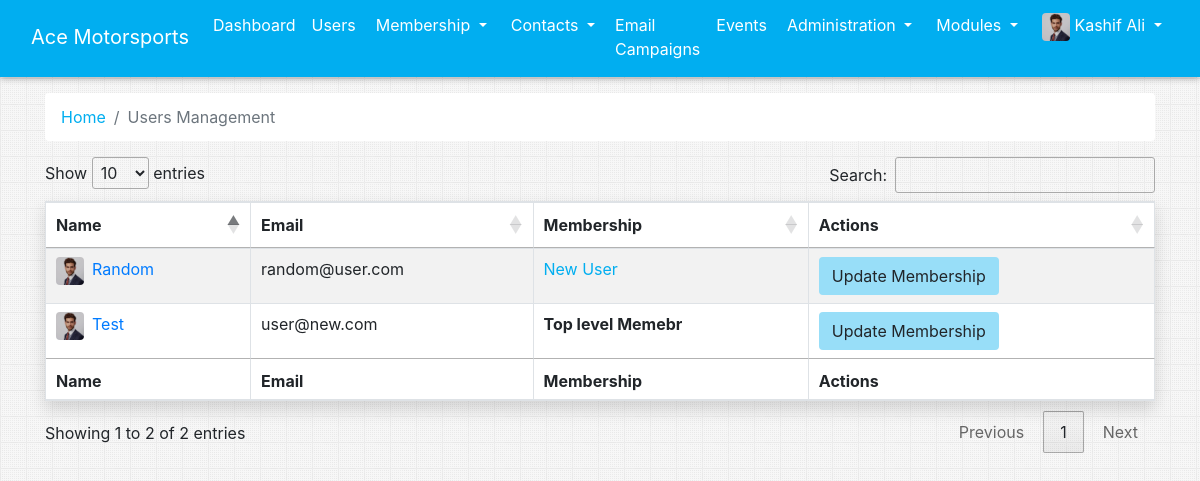
/admin_users.php (signed in), run on the app's committed database.
### tables this page shows
CREATE TABLE `users` (
  `id` int(11) NOT NULL,
  `first_name` varchar(30) NOT NULL,
  `email` varchar(50) NOT NULL,
  `password` varchar(50) NOT NULL,
  `organizationID` int(11) NOT NULL,
  `jobTitle` varchar(50) NOT NULL,
  `salutation` varchar(50) NOT NULL,
  `middle_name` varchar(50) NOT NULL,
  `last_name` varchar(50) NOT NULL,
  `dob` date NOT NULL,
  `phone` varchar(50) NOT NULL,
  `gender` varchar(50) NOT NULL,
  `language` varchar(50) NOT NULL,
  `address` varchar(500) NOT NULL,
  `is_admin` tinyint(1) NOT NULL DEFAULT 0
);

CREATE TABLE `memberships` (
  `id` int(11) NOT NULL,
  `name` varchar(20) NOT NULL
);

### admin_users.php (the view, shortened to what this page needs)
<!DOCTYPE html>
<html lang="en">
<?php
  require 'parts/head.php';
?>
  <link rel="stylesheet" type="text/css" href="https://cdn.datatables.net/1.10.24/css/dataTables.bootstrap4.min.css">
  <link rel="stylesheet" type="text/css" href="https://cdn.datatables.net/1.10.15/css/jquery.dataTables.min.css"></link>
<body>
  <?php require 'parts/nav.php'; ?>
  <div class="container">
      <nav aria-label="breadcrumb">
        <ol class="breadcrumb bg-white">
          <li class="breadcrumb-item"><a href="admin_dashboard.php" class="appColor">Home</a></li>
          <li class="breadcrumb-item active" aria-current="page">Users Management</li>
        </ol>
      </nav>
      <table id="example" class="table table-striped table-bordered bg-white shadow" style="width:100%">
        <thead>
            <tr>
                <th>Name</th>
                <th>Email</th>
                <th>Membership</th>
                <th>Actions</th>
            </tr>
        </thead>
        <tbody>
                <?php
                    require 'app/db.php';
                    $sql = "SELECT * FROM users WHERE is_admin=0";
                    $res = mysqli_query($con, $sql);
                    while($row = mysqli_fetch_array($res)){
                      $user = $row["id"];
                      $s = "SELECT * FROM membership_history WHERE userID = $user ORDER BY id DESC LIMIT 1";
                      $r = mysqli_query($con, $s);
                      if(mysqli_num_rows($r)){
                        $ro = mysqli_fetch_array($r);
                        $membership = $ro["membershipID"];
                        $s = "SELECT * FROM memberships WHERE id = $membership";
                        $r = mysqli_query($con, $s);
                        $ro = mysqli_fetch_array($r);
                        $membership = '<b>'.$ro["name"].'</b>';
                      }else{
                        $membership = "<span class='appColor'>New User</span>";
                      }
                      $rndom = rand();
                        ?>
                            <tr>
                                <td>
                                    <a href="admin_contact_showProfile.php?userID=<?php echo $user; ?>">
                                        <img src="img/user.jpg" class="rounded mr-2" id="nav_user_pic"><?php echo $row["first_name"]; ?>
                                    </a>
                                </td>
                                <td><?php echo $row["email"]; ?></td>
                                <td><?php echo $membership; ?></td>
                                <td>
                                    <a href="" class="btn bg-appColorLight" data-toggle="modal" data-target="#membershipModal_<?php echo $rndom; ?>">
                                      Update Membership
                                    </a>
                                </td>
                            </tr>
                        <?php
                    }
                ?>
        </tbody>
        <tfoot>
            <tr>
                <th>Name</th>
                <th>Email</th>
                <th>Membership</th>
                <th>Actions</th>
            </tr>
        </tfoot>
    </table>
  </div>
</body>
</html>

### data on the page
users: first_name "Test", email "user@new.com", memberships.name "Top level Memebr"
users: first_name "Random", email "random@user.com", shows "New User"

### other printed values
$_SESSION["name"] "Kashif Ali"
